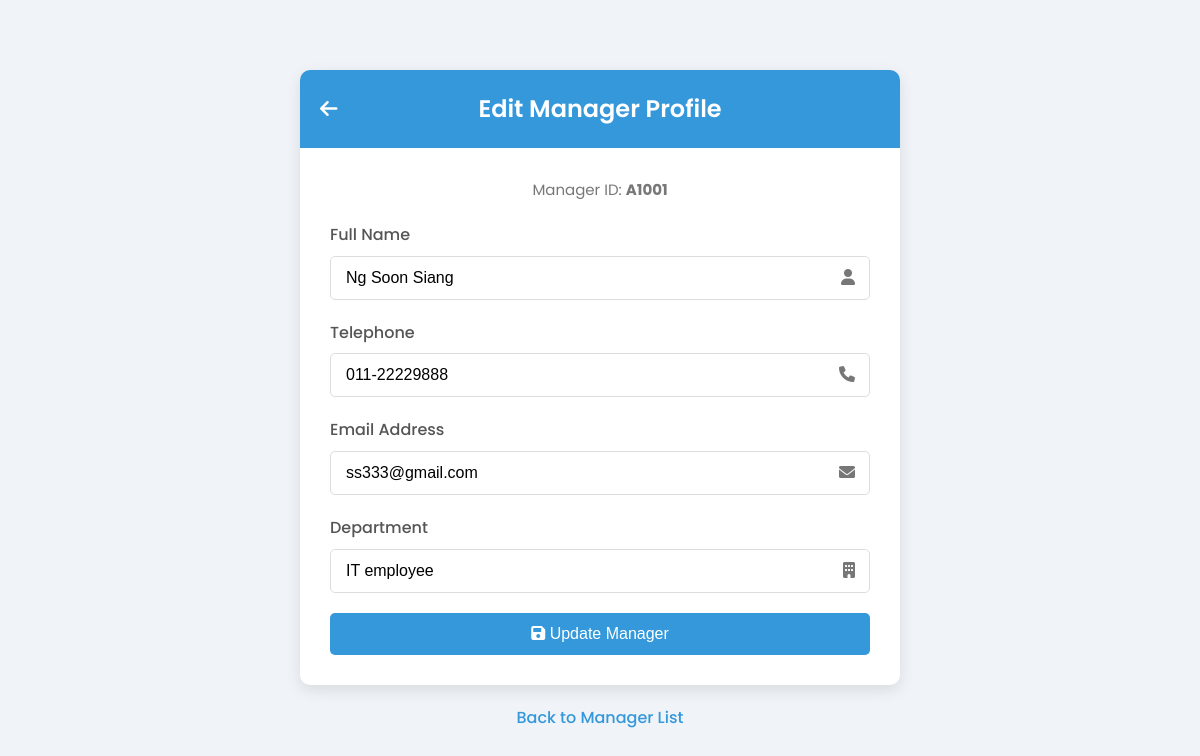
The page /adminEdit.php?managerID=A1001 on the database its author committed.
### tables this page shows
CREATE TABLE `manager` (
  `managerID` varchar(5) NOT NULL,
  `managername` varchar(30) NOT NULL,
  `mgnTelephone` varchar(12) NOT NULL,
  `mgnemail` varchar(30) NOT NULL,
  `mgnpassword` varchar(8) NOT NULL,
  `department` varchar(30) NOT NULL
);

### adminEdit.php (the view, shortened to what this page needs)
<?php
$con = new mysqli(DB_HOST, DB_USER, DB_PASS, DB_NAME);
$managerID = $_GET['managerID'] ?? null;
$managerID = $con->real_escape_string($managerID);
$name = $tel = $email = $dept = "";
if ($_SERVER["REQUEST_METHOD"] === "POST") {
    $isValid = true;
    if (empty($_POST["managername"])) {
        $nameErr = "Name is required.";
        $isValid = false;
    } else {
        $name = trim($_POST["managername"]);
        if (!preg_match("/^[a-zA-Z\s]+$/", $name)) {
            $nameErr = "Only letters and spaces allowed.";
            $isValid = false;
        }
    }
    if (empty($_POST["mgnTelephone"])) {
        $telErr = "Telephone is required.";
        $isValid = false;
    } else {
        $tel = trim($_POST["mgnTelephone"]);
        if (!preg_match("/^\d{3}-\d{7,8}$/", $tel)) {
            $telErr = "Enter a valid phone number like 011-22228888.";
            $isValid = false;
        }
    }
    if (empty($_POST["mgnemail"])) {
        $emailErr = "Email is required.";
        $isValid = false;
    } else {
        $email = trim($_POST["mgnemail"]);
        if (!filter_var($email, FILTER_VALIDATE_EMAIL)) {
            $emailErr = "Invalid email format.";
            $isValid = false;
        }
    }
    if (empty($_POST["department"])) {
        $deptErr = "Department is required.";
        $isValid = false;
    } else {
        $dept = trim($_POST["department"]);
    }
    if ($isValid) {
        $name = $con->real_escape_string($name);
        $tel = $con->real_escape_string($tel);
        $email = $con->real_escape_string($email);
        $dept = $con->real_escape_string($dept);
        $update = "UPDATE manager SET managername='$name', mgnTelephone='$tel', mgnemail='$email', department='$dept' WHERE managerID='$managerID'";
        if ($con->query($update)) {
            echo "<script>alert('Manager details updated successfully.'); window.location.href='admindetails.php';</script>";
            exit;
        } else {
            echo "<script>alert('Error updating record.');</script>";
        }
    }
} else {
    $sql = "SELECT * FROM manager WHERE managerID = '$managerID'";
    $result = $con->query($sql);
    $row = $result->fetch_assoc();
    $name = $row['managername'];
    $tel = $row['mgnTelephone'];
    $email = $row['mgnemail'];
    $dept = $row['department'];
}
?>
<!DOCTYPE html>
<html lang="en">
<head>
  <link rel="stylesheet" href="https://cdnjs.cloudflare.com/ajax/libs/font-awesome/6.0.0/css/all.min.css">
</head>
<body>
  <div class="container">
    <div class="card">
      <div class="card-header">
        <a href="admindetails.php" class="back-link">
          <i class="fas fa-arrow-left"></i>
        </a>
        <h2>Edit Manager Profile</h2>
      </div>
      <div class="card-body">
        <div class="manager-id">
          <span>Manager ID: <strong><?= htmlspecialchars($managerID) ?></strong></span>
        </div>
        <form method="POST">
          <div class="form-group">
            <label class="form-label" for="managername">Full Name</label>
            <div class="input-group">
              <input type="text" class="form-control" name="managername" id="managername" value="<?= htmlspecialchars($name) ?>" required>
              <span class="input-icon"><i class="fas fa-user"></i></span>
            </div>
          </div>
          <div class="form-group">
            <label class="form-label" for="mgnTelephone">Telephone</label>
            <div class="input-group">
              <input type="text" class="form-control" name="mgnTelephone" id="mgnTelephone" value="<?= htmlspecialchars($tel) ?>" placeholder="e.g. 011-22228888" required>
              <span class="input-icon"><i class="fas fa-phone"></i></span>
            </div>
          </div>
          <div class="form-group">
            <label class="form-label" for="mgnemail">Email Address</label>
            <div class="input-group">
              <input type="email" class="form-control" name="mgnemail" id="mgnemail" value="<?= htmlspecialchars($email) ?>" required>
              <span class="input-icon"><i class="fas fa-envelope"></i></span>
            </div>
          </div>
          <div class="form-group">
            <label class="form-label" for="department">Department</label>
            <div class="input-group">
              <input type="text" class="form-control" name="department" id="department" value="<?= htmlspecialchars($dept) ?>" required>
              <span class="input-icon"><i class="fas fa-building"></i></span>
            </div>
          </div>
          <button type="submit" class="btn">
            <i class="fas fa-save"></i> Update Manager
          </button>
        </form>
      </div>
    </div>
    <div class="footer">
      <a href="admindetails.php" class="footer-link">Back to Manager List</a>
    </div>
  </div>
</body>
</html>

### adminEdit.php (style rules this page uses)
* { margin: 0; padding: 0; box-sizing: border-box; }
body { font-family: 'Poppins', sans-serif; background-color: #f0f3f7; color: #333; line-height: 1.6; min-height: 100vh; display: flex; align-items: center; justify-content: center; padding: 20px; }
.container { width: 100%; max-width: 600px; }
.card { background: #fff; border-radius: 10px; box-shadow: 0 5px 15px rgba(0, 0, 0, 0.1); overflow: hidden; }
.card-header { background: #3498db; color: white; padding: 20px; text-align: center; position: relative; }
.card-header h2 { margin: 0; font-size: 24px; font-weight: 600; }
.back-link { position: absolute; left: 20px; top: 50%; transform: translateY(-50%); color: white; font-size: 20px; text-decoration: none; display: flex; align-items: center; transition: 0.3s; }
.card-body { padding: 30px; }
.form-group { margin-bottom: 20px; }
.form-label { display: block; margin-bottom: 8px; font-weight: 500; color: #555; }
.form-control { width: 100%; padding: 12px 15px; border: 1px solid #ddd; border-radius: 5px; font-size: 16px; transition: border 0.3s; }
.btn { display: block; width: 100%; padding: 12px; background: #3498db; color: white; border: none; border-radius: 5px; font-size: 16px; font-weight: 500; cursor: pointer; transition: background 0.3s; }
.footer { text-align: center; margin-top: 20px; }
.footer-link { color: #3498db; text-decoration: none; font-weight: 500; transition: color 0.3s; }
.manager-id { text-align: center; margin-bottom: 20px; font-size: 15px; color: #777; }
.input-group { position: relative; }
.input-icon { position: absolute; top: 50%; transform: translateY(-50%); right: 15px; color: #777; }

### rows shown on the page
manager: managername "Ng Soon Siang", mgnTelephone "011-22229888", mgnemail "ss333@gmail.com", department "IT employee"

### other values the page prints
$managerID "A1001"
